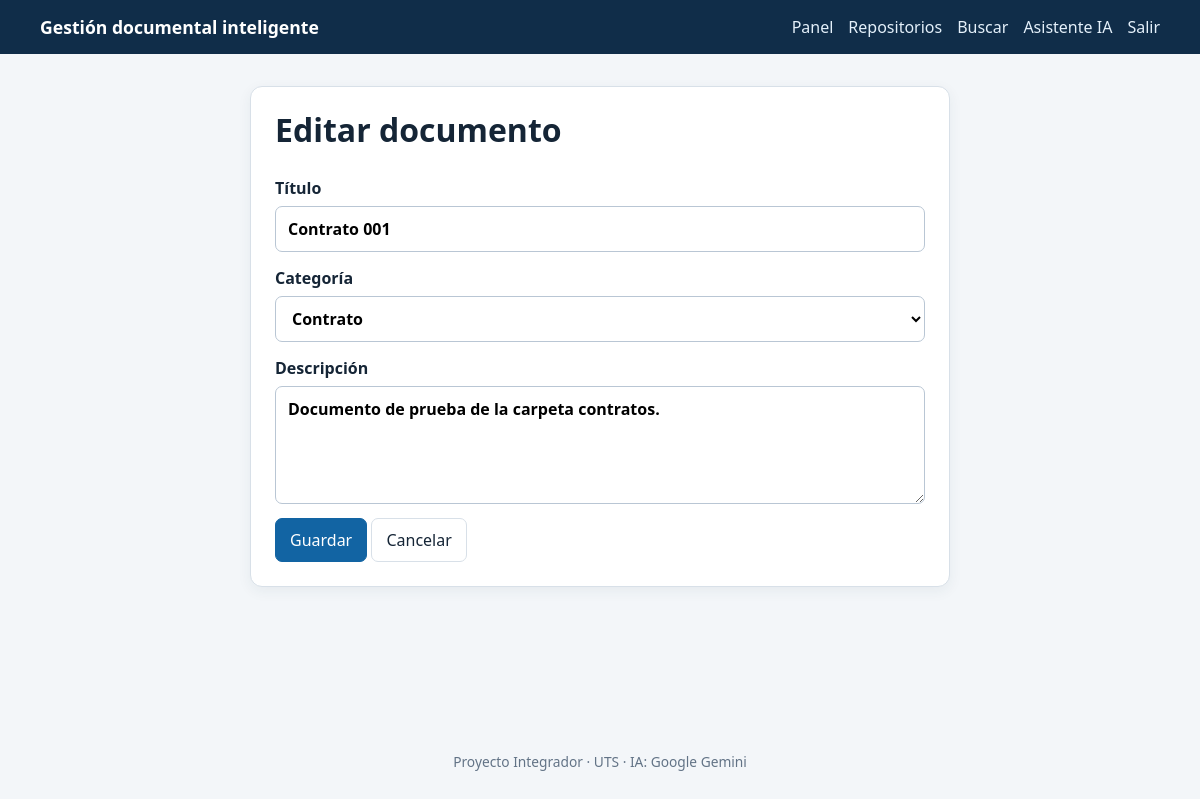
The app's page /documentos/1/editar (signed in) with its own data.
### tables this page shows
CREATE TABLE documentos (
    id INTEGER PRIMARY KEY AUTOINCREMENT,
    repositorio_id INTEGER NOT NULL,
    titulo TEXT NOT NULL,
    descripcion TEXT NOT NULL DEFAULT '',
    categoria TEXT NOT NULL DEFAULT 'Otro',
    nombre_original TEXT NOT NULL,
    nombre_almacenado TEXT NOT NULL UNIQUE,
    tipo_mime TEXT NOT NULL,
    tamano_bytes INTEGER NOT NULL DEFAULT 0,
    estado_procesamiento TEXT NOT NULL DEFAULT 'Pendiente',
    error_procesamiento TEXT,
    resumen TEXT,
    palabras_clave TEXT,
    datos_extraidos TEXT,
    contenido_extraido TEXT,
    modelo_ia TEXT,
    procesado_en TIMESTAMP,
    creado_por INTEGER NOT NULL,
    creado_en TIMESTAMP NOT NULL DEFAULT CURRENT_TIMESTAMP,
    actualizado_en TIMESTAMP NOT NULL DEFAULT CURRENT_TIMESTAMP,
    FOREIGN KEY (repositorio_id) REFERENCES repositorios (id),
    FOREIGN KEY (creado_por) REFERENCES usuarios (id)
);

### app.py (the view, shortened to what this page needs)
    @app.route("/documentos/<int:documento_id>/editar", methods=("GET", "POST"))
    @login_required
    def editar_documento(documento_id: int):
        documento = obtener_documento(documento_id)
        return render_template(
            "documento_form.html", documento=documento, categorias=CATEGORIAS
        )

### app.py (called while the page is built)
def get_db() -> sqlite3.Connection:
    if "db" not in g:
        g.db = sqlite3.connect(current_app_config("DATABASE"))
        g.db.row_factory = sqlite3.Row
        g.db.execute("PRAGMA foreign_keys = ON")
    return g.db

def current_app_config(key: str):
    from flask import current_app
    return current_app.config[key]

def cerrar_db(_error=None) -> None:
    db = g.pop("db", None)
    if db is not None:
        db.close()

def login_required(view):
    @wraps(view)
    def wrapped_view(**kwargs):
        if g.usuario is None:
            flash("Debes iniciar sesión para continuar.", "warning")
            return redirect(url_for("login"))
        return view(**kwargs)
    return wrapped_view

def obtener_documento(documento_id: int) -> sqlite3.Row:
    documento = get_db().execute(
        """
        SELECT d.*, r.nombre AS repositorio_nombre, r.propietario_id
        FROM documentos d
        JOIN repositorios r ON r.id = d.repositorio_id
        WHERE d.id = ?
        """,
        (documento_id,),
    ).fetchone()
    if documento is None:
        abort(404)
    if g.usuario["rol"] != "administrador" and documento["propietario_id"] != g.usuario["id"]:
        abort(403)
    return documento

### templates/documento_form.html
{% extends 'base.html' %}{% block title %}Editar documento · Portal{% endblock %}
{% block content %}<section class="panel form-card"><h1>Editar documento</h1><form method="post"><label>Título<input name="titulo" required value="{{ documento['titulo'] }}"></label><label>Categoría<select name="categoria">{% for categoria in categorias %}<option {% if categoria == documento['categoria'] %}selected{% endif %}>{{ categoria }}</option>{% endfor %}</select></label><label>Descripción<textarea name="descripcion" rows="4">{{ documento['descripcion'] }}</textarea></label><button class="primary">Guardar</button> <a class="button" href="{{ url_for('detalle_repositorio', repositorio_id=documento['repositorio_id']) }}">Cancelar</a></form></section>{% endblock %}

### static/styles.css (style rules this page uses)
:root { --ink:#152536; --muted:#627386; --brand:#1264a3; --surface:#fff; --bg:#f3f6f9; --line:#d8e0e8; --danger:#a33939; --success:#176b4d; }
* { box-sizing:border-box; }
body { margin:0; color:var(--ink); background:var(--bg); font:16px/1.5 system-ui,-apple-system,"Segoe UI",sans-serif; }
a { color:var(--brand); }
h1,h2 { margin-top:0; line-height:1.2; }
h1 { font-size:2rem; }
.panel,.auth-card { background:var(--surface); border:1px solid var(--line); border-radius:12px; padding:24px; box-shadow:0 4px 14px #223c5510; }
.form-card { max-width:700px; margin:auto; }
label { display:block; font-weight:650; margin:14px 0; }
input,textarea,select { display:block; width:100%; padding:10px 12px; border:1px solid #b9c6d4; border-radius:7px; font:inherit; margin-top:6px; background:#fff; }
textarea { resize:vertical; }
button,.button { border:1px solid var(--line); border-radius:7px; padding:9px 14px; background:#fff; color:var(--ink); font:inherit; cursor:pointer; text-decoration:none; display:inline-block; }
button.primary,.primary { color:#fff; background:var(--brand); border-color:var(--brand); }

### records on screen
documentos: titulo "Contrato 001", categoria "Contrato", descripcion "Documento de prueba de la carpeta contratos."
